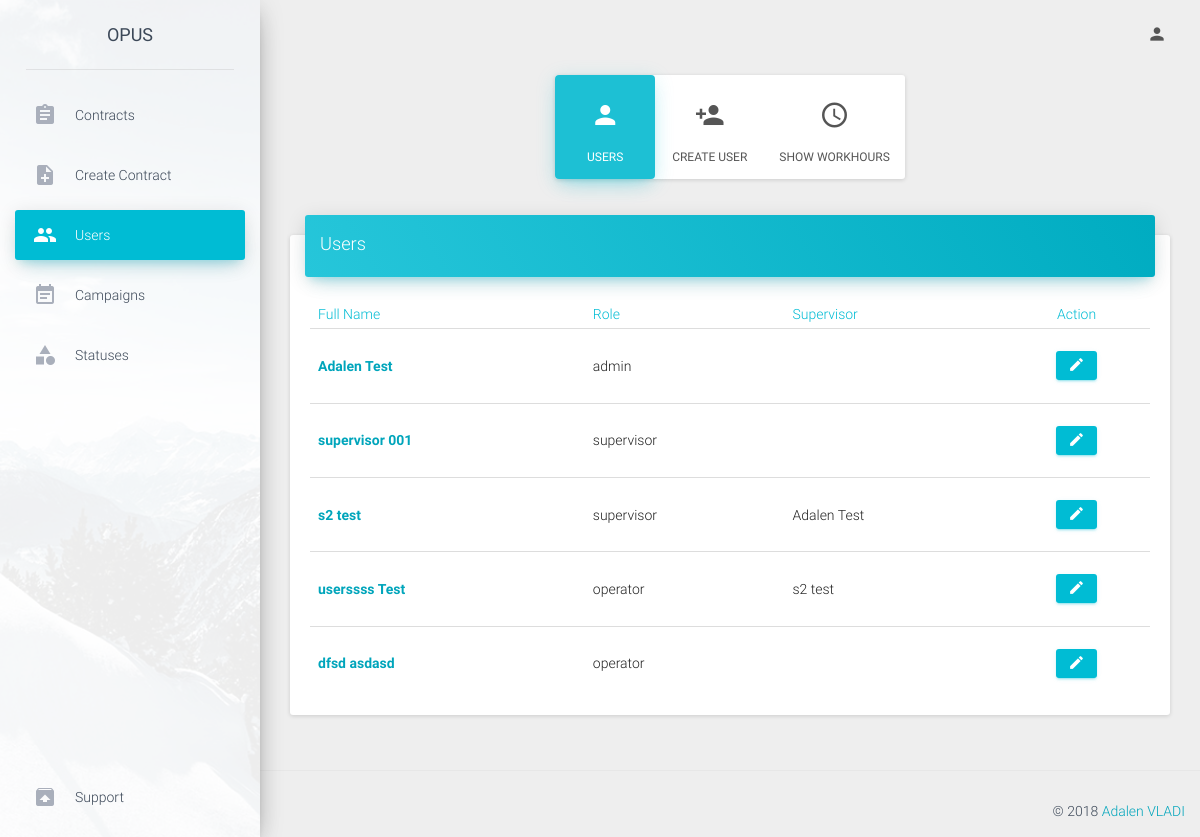
Page /admin/users (signed in) on the committed database.
### tables this page shows
CREATE TABLE `users` (
  `user_id` int(11) NOT NULL,
  `username` varchar(50) NOT NULL,
  `password` text NOT NULL,
  `first_name` varchar(50) NOT NULL,
  `last_name` varchar(50) NOT NULL,
  `role` enum('operator','supervisor','backoffice','admin') NOT NULL DEFAULT 'operator',
  `supervisor` int(11) NOT NULL COMMENT 'user_id'
);

### public/index.php (called while the page is built, shortened)
<?php
require APP . 'core/controller.php';
$app = new Application();

### application/core/controller.php (called while the page is built, shortened)
<?php
class Controller
{
    public $db = null;
    private function openDatabaseConnection()
    {
        $options = array(PDO::ATTR_DEFAULT_FETCH_MODE => PDO::FETCH_OBJ, PDO::ATTR_ERRMODE => PDO::ERRMODE_WARNING);
        $this->db = new PDO(DB_TYPE . ':host=' . DB_HOST . ';dbname=' . DB_NAME . ';charset=' . DB_CHARSET, DB_USER, DB_PASS, $options);
    }
    public function loadModel()
    {
        require APP . 'model/model.php';
        $this->model = new Model($this->db);
    }
}

### application/model/model.php (called while the page is built, shortened)
<?php
class Model
{
    function __construct($db)
    {
        try {
            $this->db = $db;
        } catch (PDOException $e) {
            exit('Database connection could not be established.');
        }
    }
    public function AdmingetUsers(){
        $sql="SELECT * FROM users ORDER BY role DESC";
        $query=$this->db->prepare($sql);
        $query->execute();
        return $query->fetchAll();
    }
    public function AdmingetSupervisorByOperator($user_id){
        $sql="SELECT * FROM users where user_id= :user_id LIMIT 1";
        $query=$this->db->prepare($sql);
        $query->execute(array(':user_id' =>$user_id));
        $supervisor=$query->fetch();
        if ($supervisor) {
            return $supervisor->first_name.' '.$supervisor->last_name;
        }else{
            return '';
        }
    }
}

### application/view/admin/users.php (the view, shortened to what this page needs)
<div class="content" style="margin-top: 20px;">
    <div class="container-fluid">
        <div class="row">
            <div class="col-md-3 ml-auto mr-auto text-center"></div>
            <div class="col-md-6 ml-auto mr-auto text-center">
                <ul style="max-width: fit-content;" class="max-width: fit-content; card nav nav-pills nav-pills-warning nav-pills-icons justify-content-center" role="tablist">
                    <li class="nav-item active">
                          <a class="nav-link" href="" role="tablist">
                              <i class="material-icons">person</i>
                              Users
                          </a>
                    </li>
                    <li class="nav-item">
                        <a class="nav-link" href="createUser" role="tablist">
                            <i class="material-icons">person_add</i>
                            Create User
                        </a>
                    </li>
                    <li class="nav-item">
                        <a class="nav-link" href="users/workhours/<?=date('Y-m');?>" role="tablist">
                            <i class="material-icons">access_time</i>
                            Show Workhours
                        </a>
                    </li>
                </ul>
            </div>
            <div class="col-md-3 ml-auto mr-auto text-center"></div>
        </div>
        <div class="row">
            <div class="col-md-12">
                <div class="card">
                    <div class="card-header" data-background-color="blue">
                        <h4 class="title">Users</h4>
                    </div>
                    <div class="card-content table-responsive">
                        <table class="table">
                            <thead class="text-info">
                                <th>Full Name</th>
                                <th>Role</th>
                                <th>Supervisor</th>
                                <th><center>Action</center></th>
                            </thead>
                            <tbody>
                                <?php
                                    $output='';
                                    foreach ($users as $user) {
                                        $output.='<tr>
                                                    <td><a class="user_name_l" href="viewUser/'.$user->user_id.'">'.$user->first_name.' '.$user->last_name.'</a></td>
                                                    <td>'.$user->role.'</td>
                                                    <td>'.$this->model->AdmingetSupervisorByOperator($user->supervisor).'</td>
                                                    <td><center><a type="button" rel="tooltip" class="btn btn-info user_l" href="'.URL.$_SESSION['role'].'/editUser/'.$user->user_id.'" ><i class="material-icons">edit</i></a></center></td>
                                                </tr>';
                                    }
                                    echo $output;
                                 ?>
                            </tbody>
                        </table>
                    </div>
                </div>
            </div>
        </div>
    </div>
</div>

### public/assets/css/demo.css (style rules this page uses)
.user_l { padding: 6px 12px !important; }
.user_name_l { font-weight: bold; }

### rows in the picture
users: first_name "Adalen", last_name "Test", role "admin"
users: first_name "supervisor", last_name "001", role "supervisor"
users: first_name "s2", last_name "test", role "supervisor", supervisor "Adalen Test"
users: first_name "userssss", last_name "Test", role "operator", supervisor "s2 test"
users: first_name "dfsd", last_name "asdasd", role "operator"
